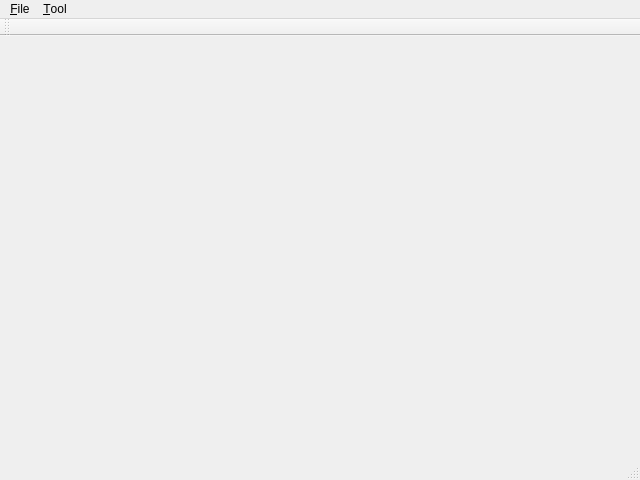
<?xml version="1.0" encoding="UTF-8"?>
<ui version="4.0">
 <class>MainWindow</class>
 <widget class="QMainWindow" name="MainWindow">
  <property name="geometry">
   <rect>
    <x>0</x>
    <y>0</y>
    <width>640</width>
    <height>480</height>
   </rect>
  </property>
  <property name="windowTitle">
   <string>MainWindow</string>
  </property>
  <widget class="QWidget" name="centralWidget"/>
  <widget class="QMenuBar" name="menuBar">
   <property name="geometry">
    <rect>
     <x>0</x>
     <y>0</y>
     <width>640</width>
     <height>23</height>
    </rect>
   </property>
   <widget class="QMenu" name="menuFile">
    <property name="title">
     <string>&amp;File</string>
    </property>
    <addaction name="actionExit"/>
   </widget>
   <widget class="QMenu" name="menuTool">
    <property name="title">
     <string>&amp;Tool</string>
    </property>
    <addaction name="actionConnect"/>
    <addaction name="actionIM"/>
   </widget>
   <addaction name="menuFile"/>
   <addaction name="menuTool"/>
  </widget>
  <widget class="QToolBar" name="mainToolBar">
   <attribute name="toolBarArea">
    <enum>TopToolBarArea</enum>
   </attribute>
   <attribute name="toolBarBreak">
    <bool>false</bool>
   </attribute>
  </widget>
  <widget class="QStatusBar" name="statusBar"/>
  <action name="actionExit">
   <property name="text">
    <string>&amp;Exit</string>
   </property>
  </action>
  <action name="actionConnect">
   <property name="text">
    <string>Co&amp;nnect</string>
   </property>
  </action>
  <action name="actionIM">
   <property name="text">
    <string>&amp;IM</string>
   </property>
  </action>
 </widget>
 <layoutdefault spacing="6" margin="11"/>
 <resources/>
 <connections/>
</ui>
